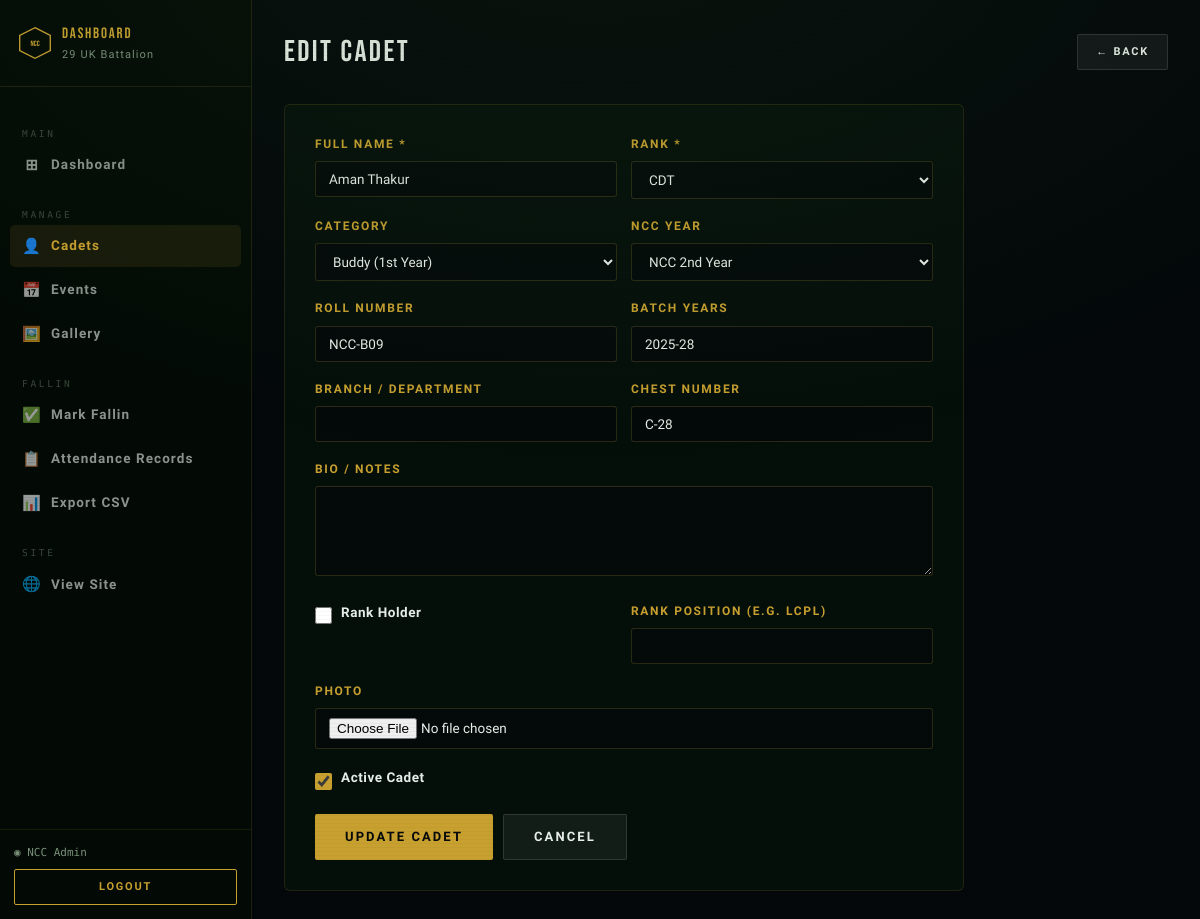
The page /command-center/cadets/edit/36 (signed in) on the database its author committed.
### tables this page shows
CREATE TABLE cadets (
    id              INTEGER PRIMARY KEY AUTOINCREMENT,
    name            TEXT    NOT NULL,
    rank            TEXT    NOT NULL DEFAULT 'Cadet',
    roll_number     TEXT    UNIQUE,
    batch           TEXT    NOT NULL,
    branch          TEXT,
    chest_number    TEXT,
    photo           TEXT,
    bio             TEXT,
    is_rank_holder  INTEGER DEFAULT 0,
    rank_position   TEXT,
    active          INTEGER DEFAULT 1,
    created_at      TEXT    DEFAULT (datetime('now'))
, ncc_year TEXT DEFAULT '', category TEXT DEFAULT 'Senior');

### app.py (the view, shortened to what this page needs)
@app.route('/command-center/cadets/edit/<int:cid>', methods=['GET','POST'])
@admin_required
def admin_edit_cadet(cid):
    cadet = query("SELECT * FROM cadets WHERE id=?",[cid],one=True)
    if not cadet: flash('Not found.','error'); return redirect(url_for('admin_cadets'))
    return render_template('admin/cadet_form.html', cadet=cadet)

### app.py (called while the page is built)
def get_db():
    if 'db' not in g:
        g.db = sqlite3.connect(DB_PATH)
        g.db.row_factory = sqlite3.Row
        g.db.execute("PRAGMA foreign_keys = ON")
    return g.db

def query(sql, args=(), one=False):
    cur = get_db().execute(sql, args)
    rv  = cur.fetchall()
    return (rv[0] if rv else None) if one else rv

def admin_required(f):
    @wraps(f)
    def dec(*a, **kw):
        if not session.get('admin_id'):
            return redirect(url_for('admin_login'))
        return f(*a, **kw)
    return dec

### templates/admin/cadet_form.html (shortened to what this page needs)
{% extends 'admin/base.html' %}
{% block content %}
<div class="adm-topbar">
  <div class="adm-pg-title">{{ 'Edit Cadet' if cadet else 'Add Cadet' }}</div>
  <a href="{{ url_for('admin_cadets') }}" class="btn btn-ghost btn-sm">← Back</a>
</div>
<form method="POST" enctype="multipart/form-data" class="adm-form">
  <div class="frow">
    <div class="fld">
      <label>Full Name *</label>
      <input type="text" name="name" value="{{ cadet['name'] if cadet else '' }}" required>
    </div>
    <div class="fld">
      <label>Rank *</label>
      <select name="rank">
        {% for r in ['CDT','LCPL','CPL','SGT','CSM','CQMS','JUO','SUO'] %}
        <option value="{{ r }}" {% if cadet and cadet['rank']==r %}selected{% endif %}>{{ r }}</option>
        {% endfor %}
      </select>
    </div>
  </div>
  <div class="frow">
    <div class="fld">
      <label>Category</label>
      <select name="category">
        <option value="Buddy"  {% if cadet and cadet['category']=='Buddy' %}selected{% endif %}>Buddy (1st Year)</option>
      </select>
    </div>
    <div class="fld">
      <label>NCC Year</label>
      <select name="ncc_year">
        {% for yr in ['NCC 1st Year','NCC 2nd Year','NCC 3rd Year'] %}
        <option value="{{ yr }}" {% if cadet and cadet['ncc_year']==yr %}selected{% endif %}>{{ yr }}</option>
        {% endfor %}
      </select>
    </div>
  </div>
  <div class="frow">
    <div class="fld">
      <label>Roll Number</label>
      <input type="text" name="roll_number" value="{{ cadet['roll_number'] if cadet else '' }}">
    </div>
    <div class="fld">
      <label>Batch Years</label>
      <input type="text" name="batch" value="{{ cadet['batch'] if cadet else '' }}" placeholder="e.g. 2024-27" required>
    </div>
  </div>
  <div class="frow">
    <div class="fld">
      <label>Branch / Department</label>
      <input type="text" name="branch" value="{{ cadet['branch'] if cadet and cadet['branch'] else '' }}">
    </div>
    <div class="fld">
      <label>Chest Number</label>
      <input type="text" name="chest_number" value="{{ cadet['chest_number'] if cadet and cadet['chest_number'] else '' }}">
    </div>
  </div>
  <div class="fld">
    <label>Bio / Notes</label>
    <textarea name="bio">{{ cadet['bio'] if cadet and cadet['bio'] else '' }}</textarea>
  </div>
  <div class="frow">
    <div class="fld">
      <div class="fcheck">
        <input type="checkbox" name="is_rank_holder" id="irh" value="1"
               {% if cadet and cadet['is_rank_holder'] %}checked{% endif %}>
        <label for="irh" style="font-size:13.5px;letter-spacing:.04em;font-weight:600;color:var(--white);text-transform:none">Rank Holder</label>
      </div>
    </div>
    <div class="fld">
      <label>Rank Position (e.g. LCPL)</label>
      <input type="text" name="rank_position" value="{{ cadet['rank_position'] if cadet and cadet['rank_position'] else '' }}">
    </div>
  </div>
  <div class="fld">
    <label>Photo</label>
    <input type="file" name="photo" accept="image/*">
  </div>
  {% if cadet %}
  <div class="fld">
    <div class="fcheck">
      <input type="checkbox" name="active" id="act" value="1" {% if cadet['active'] %}checked{% endif %}>
      <label for="act" style="font-size:13.5px;letter-spacing:.04em;font-weight:600;color:var(--white);text-transform:none">Active Cadet</label>
    </div>
  </div>
  {% endif %}
  <div style="display:flex;gap:10px;margin-top:8px">
    <button type="submit" class="btn btn-gold">{{ 'Update Cadet' if cadet else 'Add Cadet' }}</button>
    <a href="{{ url_for('admin_cadets') }}" class="btn btn-ghost">Cancel</a>
  </div>
</form>
{% endblock %}

### static/css/main.css (style rules this page uses)
:root { --black: #04080a; --deep: #060f0a; --surface: #0b1a10; --surface2: #0f2215; --border: rgba(180,150,50,0.18); --border-hi: rgba(200,168,60,0.55); --gold: #c8a030; --gold-lt: #e8c84a; --gold-dim: #7a6020; --green: #1e4a22; --green-mid: #2a6630; --green-hi: #3d8f45; --white: #e8efe8; --muted: #7a907a; --danger: #b02020; --nav-h: 68px; --glass: rgba(8,20,10,0.72); --glass2: rgba(12,28,15,0.88); --f-display: 'Bebas Neue', sans-serif; --f-ui: 'Rajdhani', sans-serif; --f-body: 'Exo 2', sans-serif; --f-mono: 'Share Tech Mono', monospace; }
*,*::before,*::after { box-sizing:border-box;margin:0;padding:0 }
html { scroll-behavior:smooth }
body { font-family:var(--f-body); background:var(--black); color:var(--white); min-height:100vh; overflow-x:hidden; line-height:1.6; }
a { text-decoration:none;color:inherit }
button,input,select,textarea { font-family:inherit }
body::before { content:'';position:fixed;inset:0;z-index:9999;pointer-events:none; background:repeating-linear-gradient(0deg,transparent,transparent 3px, rgba(0,12,0,.03) 3px,rgba(0,12,0,.03) 4px); }
body::after { content:'';position:fixed;inset:0;z-index:9998;pointer-events:none; background:radial-gradient(ellipse 80% 60% at 50% -10%,rgba(40,90,40,.15),transparent); }
.btn { font-family:var(--f-ui);font-size:13px;font-weight:700;letter-spacing:.16em;text-transform:uppercase;padding:12px 30px;border-radius:2px;cursor:pointer;transition:all .22s;display:inline-flex;align-items:center;gap:8px;border:none }
.btn-gold { background:var(--gold);color:#05090a }
.btn-ghost { background:rgba(255,255,255,.06);border:1px solid rgba(255,255,255,.12);color:var(--white) }
.btn-sm { font-size:11px;padding:8px 18px }

### static/css/admin.css (style rules this page uses)
.adm-topbar { display:flex;align-items:center;justify-content:space-between; margin-bottom:28px; }
.adm-pg-title { font-family:'Bebas Neue',sans-serif;font-size:30px; letter-spacing:.08em;color:var(--white); }
.adm-form { background:rgba(8,20,10,.6);border:1px solid rgba(200,168,60,.14); border-radius:6px;padding:30px;max-width:680px; }
.fld { margin-bottom:18px }
.fld label { display:block; font-family:'Rajdhani',sans-serif;font-size:12px;font-weight:700; letter-spacing:.14em;text-transform:uppercase;color:var(--gold);margin-bottom:7px; }
.fld input,.fld select,.fld textarea { width:100%;background:rgba(4,8,10,.8); border:1px solid rgba(200,168,60,.2);border-radius:3px; padding:9px 13px;font-family:'Exo 2',sans-serif;font-size:13.5px; color:var(--white);outline:none;transition:border-color .2s; }
.fld textarea { resize:vertical;min-height:90px }
.fld select option { background:#04080a }
.frow { display:grid;grid-template-columns:1fr 1fr;gap:14px }
.fcheck { display:flex;align-items:center;gap:9px }
.fcheck input { width:17px;height:17px;accent-color:var(--gold) }

### rows shown on the page
cadets: name "Aman Thakur", rank "CDT", category "Buddy (1st Year)", ncc_year "NCC 2nd Year", roll_number "NCC-B09", batch "2025-28", chest_number "C-28", active "☑"

### other values the page prints
{{ session.get('admin_name','Admin') }} "NCC Admin"
{{ 'Edit Cadet' if cadet else 'Add Cadet' }} "Edit Cadet"
{{ 'Update Cadet' if cadet else 'Add Cadet' }} "UPDATE CADET"
